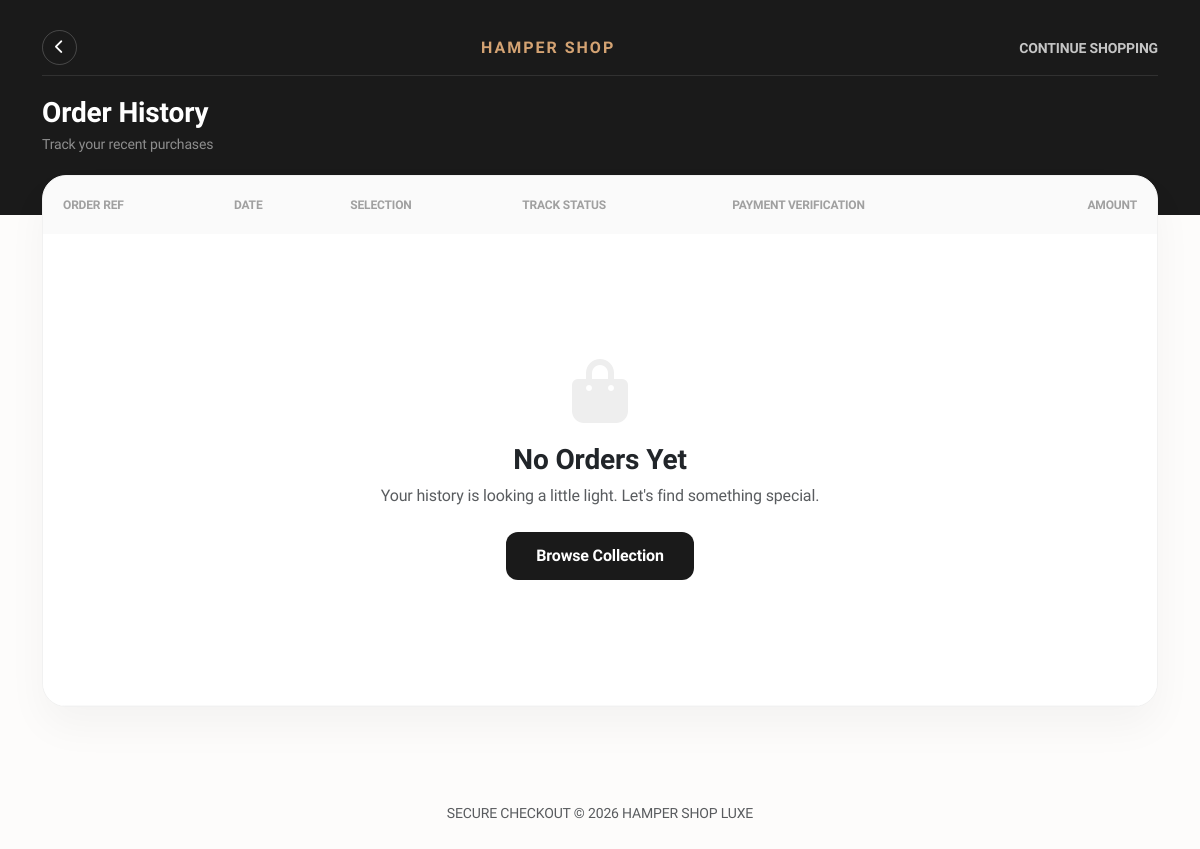
The app's page /orders/ (signed in), older data.
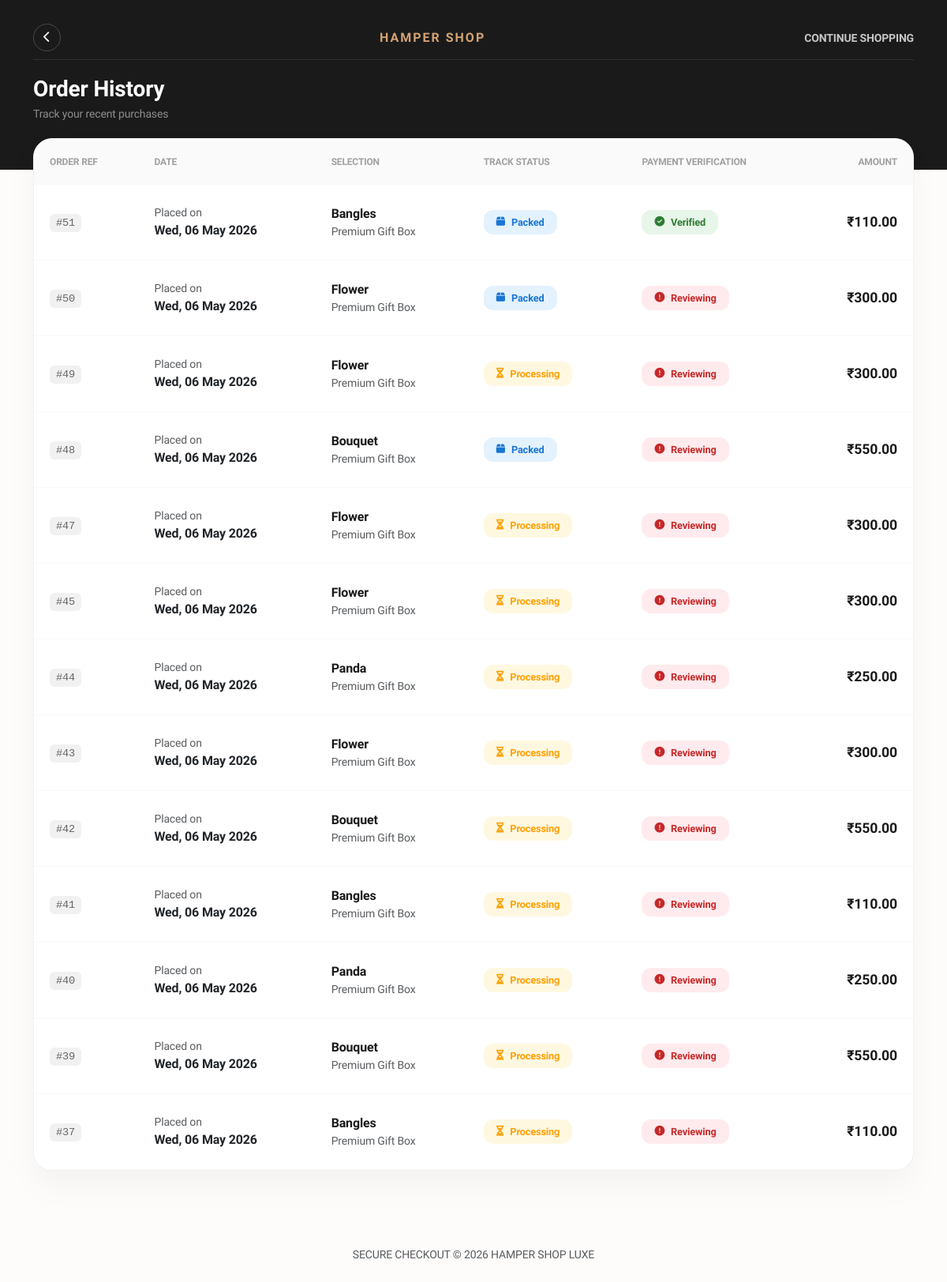
The same page, newer data.
### hamperapp/models.py (models this page shows, shortened)
class Order(models.Model):
    STATUS_CHOICES = [
        ('Pending', 'Pending'),
        ('Verifying', 'Verifying Payment'), # New status for review
        ('Packed', 'Packed'),
        ('Shipped', 'Shipped'),
        ('Delivered', 'Delivered'),
        ('Cancelled', 'Cancelled'),
    ]
    PAYMENT_STATUS_CHOICES = [
        ('Not Paid', 'Not Paid'),
        ('Pending Verification', 'Pending Verification'),
        ('Paid', 'Paid'),
    ]
    user = models.ForeignKey('auth.User', on_delete=models.CASCADE)
    hamper = models.ForeignKey(Hamper, on_delete=models.CASCADE)
    quantity = models.PositiveIntegerField(default=1)
    full_name = models.CharField(max_length=100)
    email = models.EmailField(max_length=255, blank=True, null=True)
    phone = models.CharField(max_length=20, blank=True, null=True)
    country = models.CharField(max_length=100, blank=True, null=True)
    state = models.CharField(max_length=100, blank=True, null=True)
    city = models.CharField(max_length=100)
    address = models.CharField(max_length=255)
    postal_code = models.CharField(max_length=20)
    status = models.CharField(max_length=20, choices=STATUS_CHOICES, default='Pending')
    payment_status = models.CharField(max_length=25, choices=PAYMENT_STATUS_CHOICES, default='Not Paid')
    created_at = models.DateTimeField(auto_now_add=True)
    payment_screenshot = models.ImageField(upload_to='payment_proofs/', blank=True, null=True)

class Hamper(models.Model):
    name = models.CharField(max_length=100)
    description = models.TextField()
    price = models.DecimalField(max_digits=10, decimal_places=2)
    image = models.ImageField(upload_to='hamper_images/')

### hamperapp/views.py (the view)
# urls.py: path('orders/', views.order_history, name='order_history'),
@login_required
def order_history(request):
    orders = Order.objects.filter(user=request.user).order_by('-created_at')
    return render(request, 'order_history.html', {'orders': orders})

### hamperapp/templates/order_history.html (shortened to what this page needs)
<!DOCTYPE html>
<html lang="en">
<head>
    <link href="https://cdn.jsdelivr.net/npm/bootstrap@5.3.0/dist/css/bootstrap.min.css" rel="stylesheet">
    <link rel="stylesheet" href="https://cdnjs.cloudflare.com/ajax/libs/font-awesome/6.4.0/css/all.min.css">
</head>
<body>
<div class="header-section" style="padding: 20px 0 60px 0;"> <div class="container">
        <div class="navbar-custom" style="padding: 10px 0; margin-bottom: 20px;"> <a href="/" class="back-circle" style="width: 35px; height: 35px; font-size: 0.9rem;">
                <i class="fas fa-chevron-left"></i>
            </a>
            <a href="/" class="brand-luxe" style="font-size: 1rem;">Hamper Shop</a>
            <div class="navbar-links">
                <a href="/" class="text-white text-decoration-none small fw-bold opacity-75">CONTINUE SHOPPING</a>
            </div>
        </div>
        <div class="row align-items-center">
            <div class="col-12">
                <h1 class="h3 fw-bold mb-1">Order History</h1>
                <p class="small opacity-50 mb-0">Track your recent purchases</p>
            </div>
            </div>
    </div>
</div>
<div class="container mb-5">
    <div class="order-container">
        <div class="table-responsive">
            <table class="table">
                <thead>
                    <tr>
                        <th>Order Ref</th>
                        <th>Date</th>
                        <th>Selection</th>
                        <th>Track Status</th>
                        <th>Payment Verification</th>
                        <th class="text-end">Amount</th>
                    </tr>
                </thead>
                <tbody>
                    {% for order in orders %}
                    <tr>
                        <td><span class="order-id-label">#{{ order.id }}</span></td>
                        <td>
                            <div class="small text-muted">Placed on</div>
                            <div class="fw-bold">{{ order.created_at|date:"D, d M Y" }}</div>
                        </td>
                        <td>
                            <div class="product-name">{{ order.hamper.name }}</div>
                            <div class="small text-muted">Premium Gift Box</div>
                        </td>
                        <td>
                            {% if order.status == 'Delivered' %}
                                <div class="status-pill status-delivered"><i class="fas fa-check-circle"></i> Delivered</div>
                            {% elif order.status == 'Shipped' %}
                                <div class="status-pill status-shipped"><i class="fas fa-shipping-fast"></i> Shipped</div>
                            {% elif order.status == 'Packed' %}
                                <div class="status-pill status-packed"><i class="fas fa-box"></i> Packed</div>
                            {% elif order.status == 'Cancelled' %}
                                <div class="status-pill status-cancelled"><i class="fas fa-times-circle"></i> Cancelled</div>
                            {% else %}
                                <div class="status-pill status-pending"><i class="fas fa-hourglass-half"></i> Processing</div>
                            {% endif %}
                        </td>
                        <td>
                            {% if order.payment_status == 'Paid' %}
                                <div class="status-pill payment-verified"><i class="fas fa-check-circle"></i> Verified</div>
                            {% elif order.payment_status == 'Pending Verification' %}
                                <div class="status-pill payment-pending"><i class="fas fa-clock"></i> Pending Review</div>
                            {% else %}
                                <div class="status-pill payment-required"><i class="fas fa-exclamation-circle"></i> Reviewing</div>
                            {% endif %}
                        </td>
                        <td class="text-end">
                            <div class="price-tag">₹{{ order.hamper.price }}</div>
                        </td>
                    </tr>
                    {% empty %}
                    <tr>
                        <td colspan="6">
                            <div class="empty-basket">
                                <i class="fas fa-shopping-bag"></i>
                                <h3 class="fw-bold">No Orders Yet</h3>
                                <p class="text-muted mb-4">Your history is looking a little light. Let's find something special.</p>
                                <a href="/" class="btn-luxe">Browse Collection</a>
                            </div>
                        </td>
                    </tr>
                    {% endfor %}
                </tbody>
            </table>
        </div>
    </div>
</div>
<footer class="py-5 text-center">
    <p class="text-muted small">SECURE CHECKOUT &copy; 2026 HAMPER SHOP LUXE</p>
</footer>
</body>
</html>

### hamperapp/templates/order_history.html (style rules this page uses)
:root { --primary-dark: #1a1a1a; --accent-gold: #d4a373; --soft-bg: #fdfcfb; --text-main: #2d3436; }
body { font-family: 'Plus Jakarta Sans', sans-serif; background-color: var(--soft-bg); color: var(--text-main); letter-spacing: -0.01em; }
.header-section { background: var(--primary-dark); padding: 20px 0 50px 0; color: white; margin-bottom: -40px; }
.navbar-custom { display: flex; justify-content: space-between; align-items: center; padding: 20px 0; border-bottom: 1px solid rgba(255,255,255,0.1); margin-bottom: 30px; }
.brand-luxe { font-weight: 800; letter-spacing: 2px; text-transform: uppercase; color: var(--accent-gold) !important; text-decoration: none; font-size: 1.2rem; }
.back-circle { width: 45px; height: 45px; border: 1px solid rgba(255,255,255,0.2); border-radius: 50%; display: flex; align-items: center; justify-content: center; color: white; transition: all 0.3s ease; text-decoration: none; }
.order-container { background: white; border-radius: 24px; box-shadow: 0 20px 40px rgba(0,0,0,0.04); border: 1px solid #f1f1f1; overflow: hidden; padding: 0; }
.table { margin: 0; }
.table thead th { background: #fafafa; padding: 20px; font-size: 0.75rem; text-transform: uppercase; font-weight: 700; color: #a0a0a0; border: none; }
.table tbody td { padding: 25px 20px; border-bottom: 1px solid #f9f9f9; vertical-align: middle; }
.status-pill { padding: 6px 16px; border-radius: 12px; font-size: 0.8rem; font-weight: 600; display: inline-flex; align-items: center; gap: 8px; }
.status-pending { background: #fff8e1; color: #ffa000; }
.status-packed { background: #e3f2fd; color: #1976d2; }
.payment-verified { background: #e8f5e9; color: #2e7d32; }
.payment-required { background: #ffebee; color: #c62828; }
.order-id-label { font-family: monospace; background: #f1f1f1; padding: 4px 8px; border-radius: 6px; font-size: 0.85rem; color: #666; }
.product-name { font-weight: 600; font-size: 1rem; color: var(--primary-dark); }
.price-tag { font-weight: 800; color: var(--primary-dark); font-size: 1.1rem; }

Row changes from the older to the newer data that the page shows:
added Order: id "51", created_at "Wed, 06 May 2026", hamper.name "Bangles", status "Packed" (drawn), payment_status "Paid" (drawn), hamper.price "110.00"
added Order: id "50", created_at "Wed, 06 May 2026", hamper.name "Flower", status "Packed" (drawn), payment_status "Not Paid" (drawn), hamper.price "300.00"
added Order: id "49", created_at "Wed, 06 May 2026", hamper.name "Flower", status "Verifying" (drawn), payment_status "Not Paid" (drawn), hamper.price "300.00"
added Order: id "48", created_at "Wed, 06 May 2026", hamper.name "Bouquet", status "Packed" (drawn), payment_status "Not Paid" (drawn), hamper.price "550.00"
added Order: id "47", created_at "Wed, 06 May 2026", hamper.name "Flower", status "Verifying" (drawn), payment_status "Not Paid" (drawn), hamper.price "300.00"
added Order: id "45", created_at "Wed, 06 May 2026", hamper.name "Flower", status "Verifying" (drawn), payment_status "Not Paid" (drawn), hamper.price "300.00"
added Order: id "44", created_at "Wed, 06 May 2026", hamper.name "Panda", status "Verifying" (drawn), payment_status "Not Paid" (drawn), hamper.price "250.00"
added Order: id "43", created_at "Wed, 06 May 2026", hamper.name "Flower", status "Verifying" (drawn), payment_status "Not Paid" (drawn), hamper.price "300.00"
added Order: id "42", created_at "Wed, 06 May 2026", hamper.name "Bouquet", status "Verifying" (drawn), payment_status "Not Paid" (drawn), hamper.price "550.00"
added Order: id "41", created_at "Wed, 06 May 2026", hamper.name "Bangles", status "Verifying" (drawn), payment_status "Not Paid" (drawn), hamper.price "110.00"
added Order: id "40", created_at "Wed, 06 May 2026", hamper.name "Panda", status "Pending" (drawn), payment_status "Not Paid" (drawn), hamper.price "250.00"
added Order: id "39", created_at "Wed, 06 May 2026", hamper.name "Bouquet", status "Verifying" (drawn), payment_status "Not Paid" (drawn), hamper.price "550.00"
added Order: id "37", created_at "Wed, 06 May 2026", hamper.name "Bangles", status "Verifying" (drawn), payment_status "Not Paid" (drawn), hamper.price "110.00"
Text that changed along with them:
text no longer shown: "No Orders Yet Your history is looking a little light. Let's find something special. Browse Collection"
